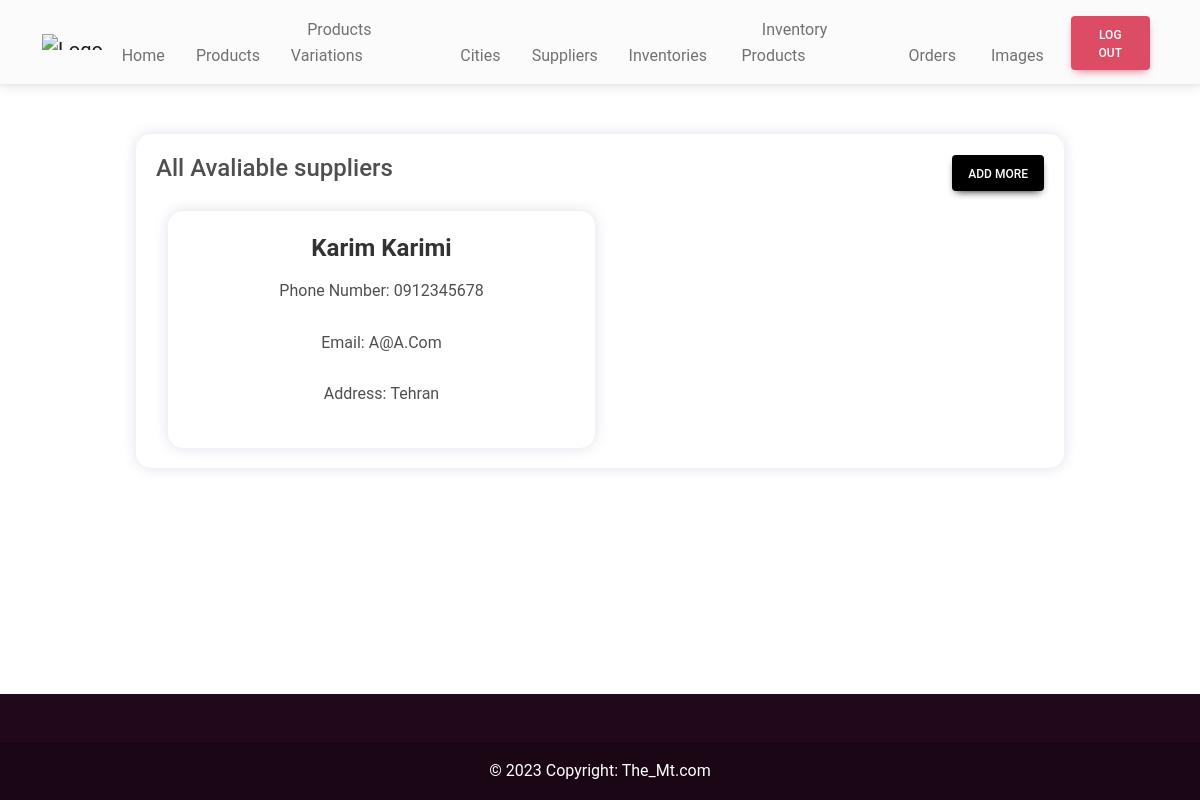
Before: /adminHome/supplierList/ (signed in) with the older database file.
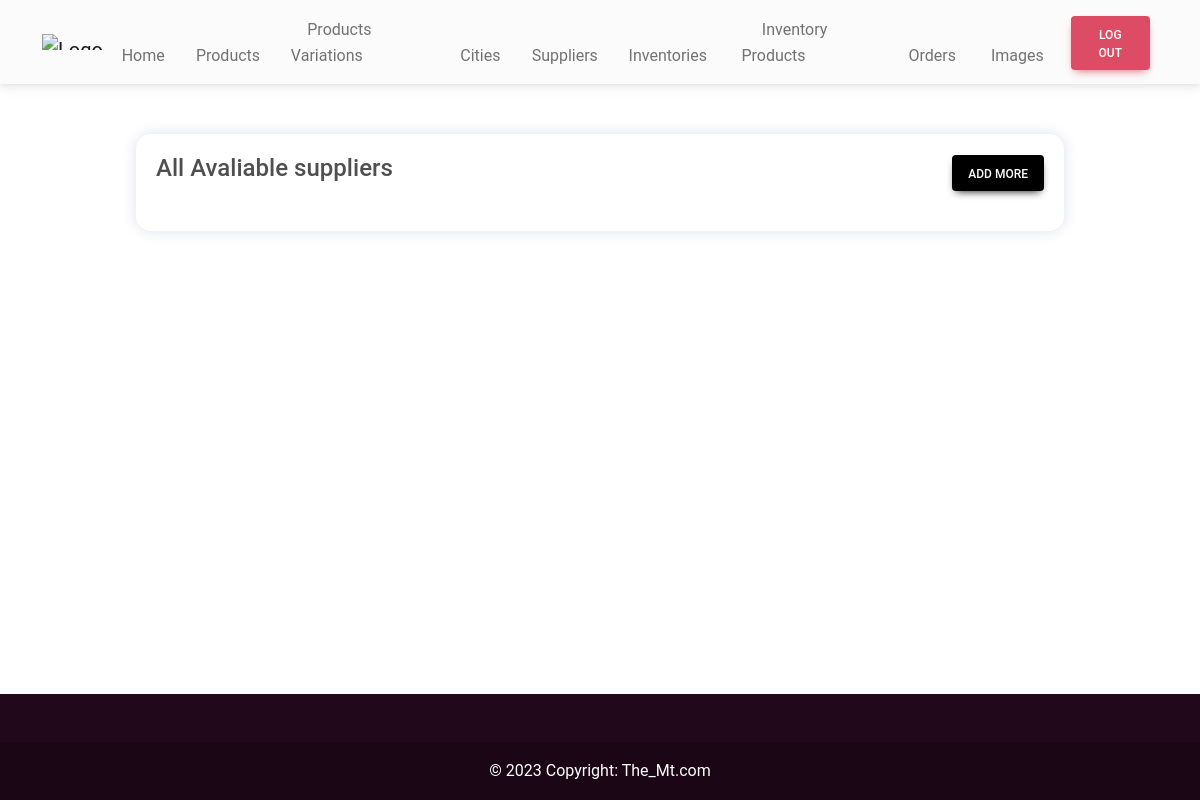
After: the same page with the newer database file.
### shop/models.py (models this page shows, shortened)
class Supplier(models.Model):
    firstName = models.CharField(max_length=50, default='')
    lastName = models.CharField(max_length=50, default='')
    phoneNum = models.CharField(null=False, blank=False, default="", unique=True, max_length=50)
    email = models.EmailField(default='')
    address = models.CharField(max_length=200, default='')

### shop/views.py (the view)
# urls.py: path('adminHome/supplierList/', SupplierListView.as_view(), name='supplierList'),
class SupplierListView(LoginRequiredMixin, ListView):
    model = Supplier
    template_name = 'supplierList.html'

### templates/supplierList.html (shortened to what this page needs)
{% extends 'adminBase.html' %}
{% load static %}
{% block cssLinks %}
<link rel="stylesheet" href="{% static 'css/supplier.css' %}" />
{% endblock cssLinks %}
{% block content %}
<section class="supplierList">
  <div class="wrapper">
    <div class="top">
      <h4>All Avaliable suppliers</h4>
      <a class="btn btn-black px-3" href="{% url  'supplierCreate' %}">Add more</a>
    </div>
    <div class="container">
      {% for supplier in object_list%}
      <div class="supplierCard">
        <h4>{{ supplier.firstName }} {{ supplier.lastName }}</h4>
        <p><span class="text-capitalize text-center me-1">Phone number:</span>{{ supplier.phoneNum }}</p>
        <p><span class="text-capitalize text-center me-1">email:</span>{{ supplier.email }}</p>
        <p><span class="text-capitalize text-center me-1">address:</span>{{ supplier.address }}</p>
      </div>
      {% endfor %}
    </div>
  </div>
</section>
{% endblock content %}

Changed rows visible on the page:
removed Supplier: firstName "Karim", lastName "Karimi", phoneNum "0912345678", email "A@a.com", address "Tehran"
